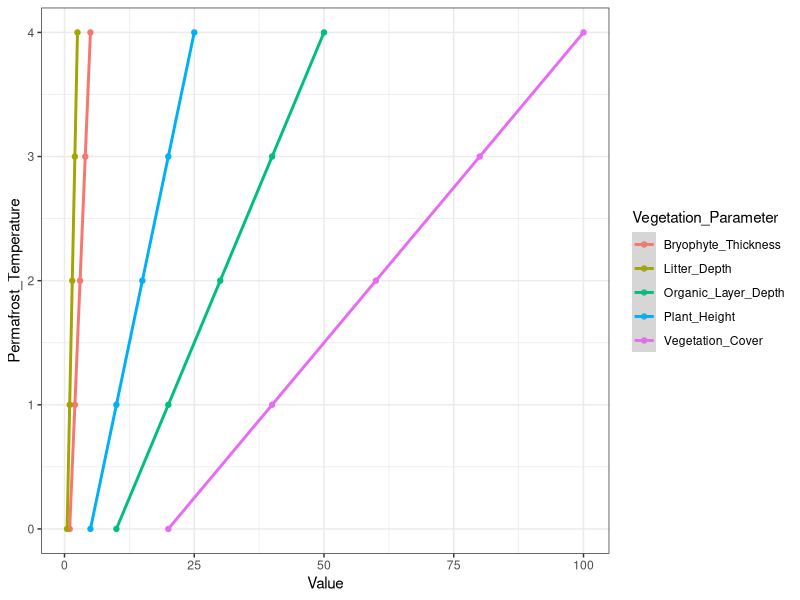

Recreate this plot in R.
## ---- chunk 1
library(tidyverse)
dummy_data <- tibble(
  Vegetation_Parameter = rep(c("Vegetation_Cover", "Plant_Height", "Bryophyte_Thickness", "Litter_Depth", "Organic_Layer_Depth"), each = 5),
  Value = c(20, 40, 60, 80, 100, 5, 10, 15, 20, 25, 1, 2, 3, 4, 5, 0.5, 1.0, 1.5, 2.0, 2.5, 10, 20, 30, 40, 50),
  Permafrost_Temperature = rep(c(0:4), times = 5)
)

ggplot(dummy_data, aes(y= Permafrost_Temperature, x=Value, color=Vegetation_Parameter))+
  geom_point()+
  geom_smooth(method="lm")+
  theme_bw()

